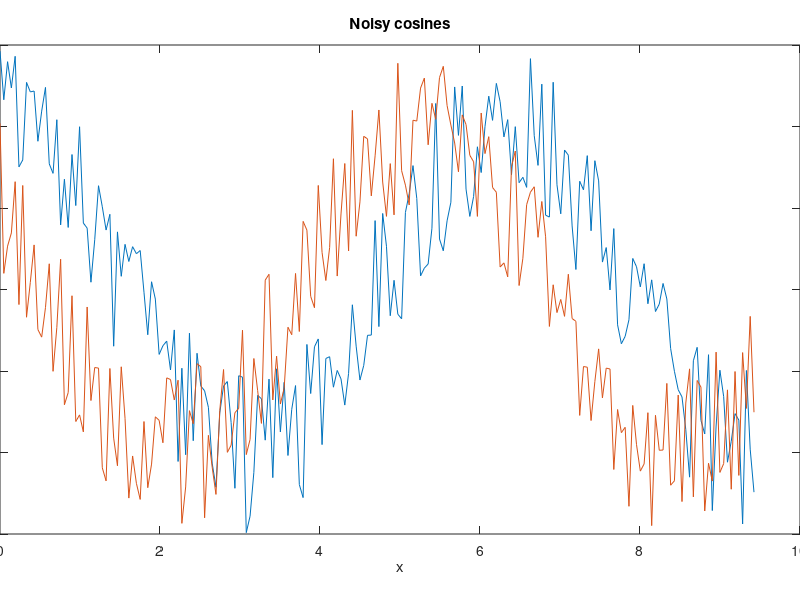

This figure's MATLAB source: (Note: this script raises an error after producing the figure.)
%Example 2: create multiple zoomed axes and playing with handles
x = linspace(0,3*pi,200);
y = [cos(x) + rand(1,200);cos(x+1) + rand(1,200)]; 
figure,plot(x,y),title('Noisy cosines'),xlabel('x'),ylabel(y)
p_ax=gca;
[p_ax,ch_ax1]=ZoomPlot(p_ax);
%follow the instruction on the title of the plot
[p_ax,ch_ax2]=ZoomPlot(p_ax);
% set title and other properties with handle
legend(p_ax,{'Cos','Shifted cos'})
title(ch_ax1,'1st zoom plot')
set(ch_ax1,'LineWidth',1.5,'XColor',lines(1),'YColor',lines(1))
title(ch_ax2,'2nd zoom plot')